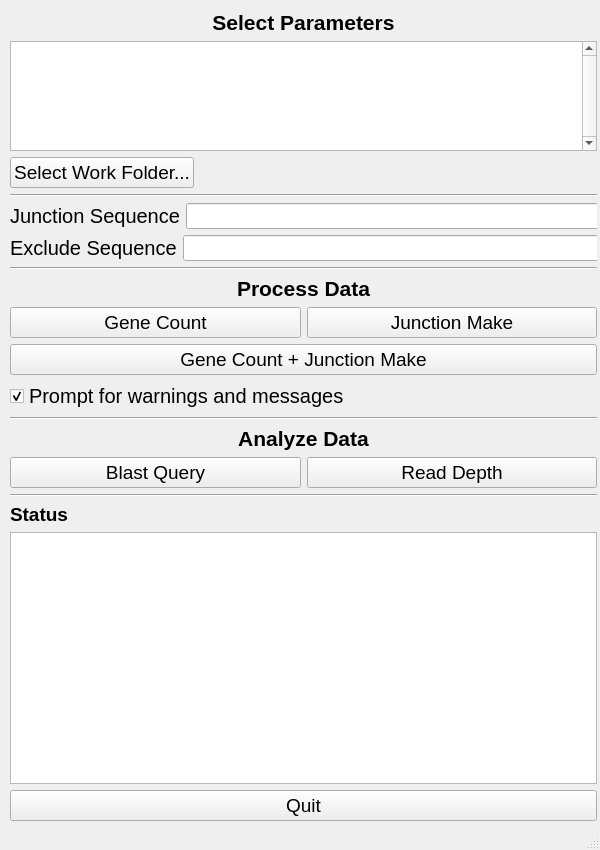
<?xml version="1.0" encoding="UTF-8"?>
<ui version="4.0">
 <class>MainWindow</class>
 <widget class="QMainWindow" name="MainWindow">
  <property name="geometry">
   <rect>
    <x>0</x>
    <y>0</y>
    <width>600</width>
    <height>850</height>
   </rect>
  </property>
  <property name="sizePolicy">
   <sizepolicy hsizetype="Preferred" vsizetype="Preferred">
    <horstretch>0</horstretch>
    <verstretch>0</verstretch>
   </sizepolicy>
  </property>
  <property name="minimumSize">
   <size>
    <width>600</width>
    <height>850</height>
   </size>
  </property>
  <property name="maximumSize">
   <size>
    <width>600</width>
    <height>850</height>
   </size>
  </property>
  <property name="windowTitle">
   <string>DEEPN</string>
  </property>
  <widget class="QWidget" name="centralwidget">
   <widget class="QWidget" name="layoutWidget">
    <property name="geometry">
     <rect>
      <x>10</x>
      <y>10</y>
      <width>587</width>
      <height>811</height>
     </rect>
    </property>
    <layout class="QVBoxLayout" name="verticalLayout_2">
     <item>
      <widget class="QLabel" name="select_parameters_lbl">
       <property name="font">
        <font>
         <pointsize>16</pointsize>
         <weight>75</weight>
         <bold>true</bold>
        </font>
       </property>
       <property name="text">
        <string>Select Parameters</string>
       </property>
       <property name="alignment">
        <set>Qt::AlignCenter</set>
       </property>
      </widget>
     </item>
     <item>
      <widget class="QListWidget" name="db_list_wgt">
       <property name="maximumSize">
        <size>
         <width>16777215</width>
         <height>110</height>
        </size>
       </property>
       <property name="font">
        <font>
         <pointsize>14</pointsize>
        </font>
       </property>
       <property name="verticalScrollBarPolicy">
        <enum>Qt::ScrollBarAlwaysOn</enum>
       </property>
       <property name="editTriggers">
        <set>QAbstractItemView::NoEditTriggers</set>
       </property>
       <property name="alternatingRowColors">
        <bool>true</bool>
       </property>
       <property name="resizeMode">
        <enum>QListView::Fixed</enum>
       </property>
       <property name="spacing">
        <number>5</number>
       </property>
       <property name="gridSize">
        <size>
         <width>0</width>
         <height>20</height>
        </size>
       </property>
       <property name="viewMode">
        <enum>QListView::ListMode</enum>
       </property>
       <property name="uniformItemSizes">
        <bool>true</bool>
       </property>
       <property name="wordWrap">
        <bool>true</bool>
       </property>
      </widget>
     </item>
     <item>
      <layout class="QHBoxLayout" name="layout1">
       <item>
        <widget class="QPushButton" name="select_folder_btn">
         <property name="font">
          <font>
           <pointsize>14</pointsize>
          </font>
         </property>
         <property name="text">
          <string>Select Work Folder...</string>
         </property>
        </widget>
       </item>
       <item>
        <widget class="QLabel" name="folder_path_lbl">
         <property name="font">
          <font>
           <pointsize>14</pointsize>
          </font>
         </property>
         <property name="text">
          <string/>
         </property>
        </widget>
       </item>
       <item>
        <spacer name="horizontalSpacer_2">
         <property name="orientation">
          <enum>Qt::Horizontal</enum>
         </property>
         <property name="sizeHint" stdset="0">
          <size>
           <width>40</width>
           <height>20</height>
          </size>
         </property>
        </spacer>
       </item>
      </layout>
     </item>
     <item>
      <widget class="Line" name="line_3">
       <property name="orientation">
        <enum>Qt::Horizontal</enum>
       </property>
      </widget>
     </item>
     <item>
      <layout class="QHBoxLayout" name="process_data_layout_3">
       <item>
        <widget class="QLabel" name="junction_lbl">
         <property name="font">
          <font>
           <pointsize>15</pointsize>
          </font>
         </property>
         <property name="text">
          <string>Junction Sequence</string>
         </property>
        </widget>
       </item>
       <item>
        <spacer name="hs1">
         <property name="orientation">
          <enum>Qt::Horizontal</enum>
         </property>
         <property name="sizeHint" stdset="0">
          <size>
           <width>40</width>
           <height>20</height>
          </size>
         </property>
        </spacer>
       </item>
       <item>
        <widget class="QLineEdit" name="junction_sequence_txt">
         <property name="minimumSize">
          <size>
           <width>420</width>
           <height>0</height>
          </size>
         </property>
         <property name="font">
          <font>
           <pointsize>11</pointsize>
          </font>
         </property>
        </widget>
       </item>
      </layout>
     </item>
     <item>
      <layout class="QHBoxLayout" name="process_data_layout_4">
       <item>
        <widget class="QLabel" name="exclude_lbl">
         <property name="font">
          <font>
           <pointsize>15</pointsize>
          </font>
         </property>
         <property name="text">
          <string>Exclude Sequence</string>
         </property>
        </widget>
       </item>
       <item>
        <spacer name="hs2">
         <property name="orientation">
          <enum>Qt::Horizontal</enum>
         </property>
         <property name="sizeHint" stdset="0">
          <size>
           <width>40</width>
           <height>20</height>
          </size>
         </property>
        </spacer>
       </item>
       <item>
        <widget class="QLineEdit" name="exclude_sequence_txt">
         <property name="minimumSize">
          <size>
           <width>420</width>
           <height>0</height>
          </size>
         </property>
         <property name="font">
          <font>
           <pointsize>11</pointsize>
          </font>
         </property>
        </widget>
       </item>
      </layout>
     </item>
     <item>
      <widget class="Line" name="line_2">
       <property name="orientation">
        <enum>Qt::Horizontal</enum>
       </property>
      </widget>
     </item>
     <item>
      <widget class="QLabel" name="process_data_lbl">
       <property name="font">
        <font>
         <pointsize>16</pointsize>
         <weight>75</weight>
         <bold>true</bold>
        </font>
       </property>
       <property name="text">
        <string>Process Data</string>
       </property>
       <property name="alignment">
        <set>Qt::AlignCenter</set>
       </property>
      </widget>
     </item>
     <item>
      <layout class="QHBoxLayout" name="process_data_layout_2">
       <item>
        <widget class="QPushButton" name="gene_count_btn">
         <property name="font">
          <font>
           <pointsize>14</pointsize>
          </font>
         </property>
         <property name="text">
          <string>Gene Count</string>
         </property>
        </widget>
       </item>
       <item>
        <widget class="QPushButton" name="junction_make_btn">
         <property name="font">
          <font>
           <pointsize>14</pointsize>
          </font>
         </property>
         <property name="text">
          <string>Junction Make</string>
         </property>
        </widget>
       </item>
      </layout>
     </item>
     <item>
      <layout class="QHBoxLayout" name="process_data_layout_1">
       <item>
        <widget class="QPushButton" name="gene_count_junction_make_btn">
         <property name="font">
          <font>
           <pointsize>14</pointsize>
           <weight>50</weight>
           <bold>false</bold>
           <strikeout>false</strikeout>
          </font>
         </property>
         <property name="text">
          <string>Gene Count + Junction Make</string>
         </property>
        </widget>
       </item>
      </layout>
     </item>
     <item>
      <widget class="QCheckBox" name="prompt_box">
       <property name="font">
        <font>
         <pointsize>15</pointsize>
        </font>
       </property>
       <property name="text">
        <string>Prompt for warnings and messages</string>
       </property>
       <property name="checked">
        <bool>true</bool>
       </property>
      </widget>
     </item>
     <item>
      <widget class="Line" name="line">
       <property name="orientation">
        <enum>Qt::Horizontal</enum>
       </property>
      </widget>
     </item>
     <item>
      <widget class="QLabel" name="analyze_data_lbl">
       <property name="font">
        <font>
         <pointsize>16</pointsize>
         <weight>75</weight>
         <bold>true</bold>
        </font>
       </property>
       <property name="text">
        <string>Analyze Data</string>
       </property>
       <property name="alignment">
        <set>Qt::AlignCenter</set>
       </property>
      </widget>
     </item>
     <item>
      <layout class="QHBoxLayout" name="analyze_data_layout">
       <item>
        <widget class="QPushButton" name="query_blast_btn">
         <property name="font">
          <font>
           <pointsize>14</pointsize>
           <weight>50</weight>
           <bold>false</bold>
           <strikeout>false</strikeout>
          </font>
         </property>
         <property name="text">
          <string>Blast Query</string>
         </property>
         <property name="autoDefault">
          <bool>false</bool>
         </property>
         <property name="default">
          <bool>false</bool>
         </property>
        </widget>
       </item>
       <item>
        <widget class="QPushButton" name="read_depth_btn">
         <property name="font">
          <font>
           <pointsize>14</pointsize>
           <weight>50</weight>
           <bold>false</bold>
           <strikeout>false</strikeout>
          </font>
         </property>
         <property name="text">
          <string>Read Depth</string>
         </property>
        </widget>
       </item>
      </layout>
     </item>
     <item>
      <widget class="Line" name="line_5">
       <property name="orientation">
        <enum>Qt::Horizontal</enum>
       </property>
      </widget>
     </item>
     <item>
      <layout class="QVBoxLayout" name="status_layout">
       <item>
        <widget class="QLabel" name="status_lbl">
         <property name="font">
          <font>
           <pointsize>14</pointsize>
           <weight>75</weight>
           <bold>true</bold>
          </font>
         </property>
         <property name="text">
          <string>Status</string>
         </property>
        </widget>
       </item>
       <item>
        <widget class="QPlainTextEdit" name="status_text">
         <property name="maximumSize">
          <size>
           <width>16777215</width>
           <height>16777215</height>
          </size>
         </property>
         <property name="font">
          <font>
           <pointsize>12</pointsize>
          </font>
         </property>
         <property name="cursor" stdset="0">
          <cursorShape>ArrowCursor</cursorShape>
         </property>
         <property name="inputMethodHints">
          <set>Qt::ImhNone</set>
         </property>
         <property name="frameShape">
          <enum>QFrame::StyledPanel</enum>
         </property>
         <property name="frameShadow">
          <enum>QFrame::Plain</enum>
         </property>
         <property name="verticalScrollBarPolicy">
          <enum>Qt::ScrollBarAlwaysOff</enum>
         </property>
         <property name="horizontalScrollBarPolicy">
          <enum>Qt::ScrollBarAlwaysOff</enum>
         </property>
         <property name="plainText">
          <string/>
         </property>
        </widget>
       </item>
      </layout>
     </item>
     <item>
      <widget class="QPushButton" name="quit_btn">
       <property name="font">
        <font>
         <pointsize>14</pointsize>
        </font>
       </property>
       <property name="text">
        <string>Quit</string>
       </property>
      </widget>
     </item>
    </layout>
   </widget>
  </widget>
  <widget class="QStatusBar" name="status_bar"/>
 </widget>
 <tabstops>
  <tabstop>gene_count_junction_make_btn</tabstop>
  <tabstop>query_blast_btn</tabstop>
  <tabstop>read_depth_btn</tabstop>
 </tabstops>
 <resources/>
 <connections/>
</ui>
